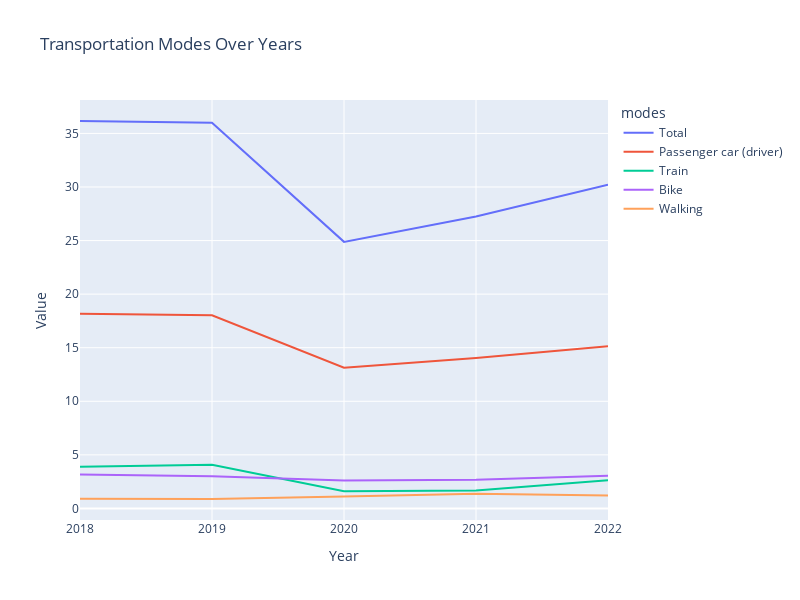

The notebook cell saved with this chart:
### Markdown cell above
# Subquestion 3: How did the general mobility behaviour for all modes compared to fuel based modes change in the Netherlands?

People have started to travel more again in recent years, probably because COVID has passed, in the years during COVID more people will have traveled by car because this is private transportation and kept the chance of infection lower than traveling by public transportation. Also, since COVID, bicycle usage has increased since COVID. Furthermore, rising fuel prices are expected to make people look for alternatives, so other modes of transportation will become more attractive.

### Code cell
# Melt the DataFrame to long format for plotting
mobility_trend_melted = mobility_trend.melt(id_vars='modes', var_name='Year', value_name='Value')

# Creating the plot
fig = px.line(mobility_trend_melted, x='Year', y='Value', color='modes', 
              title='Transportation Modes Over Years')
fig.update_layout(height=600, width=800 )
fig.show()

### Figure 1 — Plotly figure (JSON) as saved in the notebook; plotly's stock layout.template omitted (floating-point values rounded to 4 significant figures)
{"data": [{"hovertemplate": "modes=Total<br>Year=%{x}<br>Value=%{y}<extra></extra>", "legendgroup": "Total", "line": {"color": "#636efa", "dash": "solid"}, "marker": {"symbol": "circle"}, "mode": "lines", "name": "Total", "orientation": "v", "showlegend": true, "type": "scatter", "x": ["2018", "2019", "2020", "2021", "2022"], "xaxis": "x", "y": [36.16, 36, 24.88, 27.24, 30.21], "yaxis": "y"}, {"hovertemplate": "modes=Passenger car (driver)<br>Year=%{x}<br>Value=%{y}<extra></extra>", "legendgroup": "Passenger car (driver)", "line": {"color": "#EF553B", "dash": "solid"}, "marker": {"symbol": "circle"}, "mode": "lines", "name": "Passenger car (driver)", "orientation": "v", "showlegend": true, "type": "scatter", "x": ["2018", "2019", "2020", "2021", "2022"], "xaxis": "x", "y": [18.16, 18.02, 13.14, 14.05, 15.13], "yaxis": "y"}, {"hovertemplate": "modes=Train<br>Year=%{x}<br>Value=%{y}<extra></extra>", "legendgroup": "Train", "line": {"color": "#00cc96", "dash": "solid"}, "marker": {"symbol": "circle"}, "mode": "lines", "name": "Train", "orientation": "v", "showlegend": true, "type": "scatter", "x": ["2018", "2019", "2020", "2021", "2022"], "xaxis": "x", "y": [3.88, 4.08, 1.6, 1.67, 2.62], "yaxis": "y"}, {"hovertemplate": "modes=Bike<br>Year=%{x}<br>Value=%{y}<extra></extra>", "legendgroup": "Bike", "line": {"color": "#ab63fa", "dash": "solid"}, "marker": {"symbol": "circle"}, "mode": "lines", "name": "Bike", "orientation": "v", "showlegend": true, "type": "scatter", "x": ["2018", "2019", "2020", "2021", "2022"], "xaxis": "x", "y": [3.16, 3.01, 2.61, 2.68, 3.04], "yaxis": "y"}, {"hovertemplate": "modes=Walking<br>Year=%{x}<br>Value=%{y}<extra></extra>", "legendgroup": "Walking", "line": {"color": "#FFA15A", "dash": "solid"}, "marker": {"symbol": "circle"}, "mode": "lines", "name": "Walking", "orientation": "v", "showlegend": true, "type": "scatter", "x": ["2018", "2019", "2020", "2021", "2022"], "xaxis": "x", "y": [0.9, 0.88, 1.12, 1.38, 1.21], "yaxis": "y"}], "layout": {"height": 600, "legend": {"title": {"text": "modes"}, "tracegroupgap": 0}, "title": {"text": "Transportation Modes Over Years"}, "width": 800, "xaxis": {"anchor": "y", "domain": [0, 1], "title": {"text": "Year"}}, "yaxis": {"anchor": "x", "domain": [0, 1], "title": {"text": "Value"}}}}
